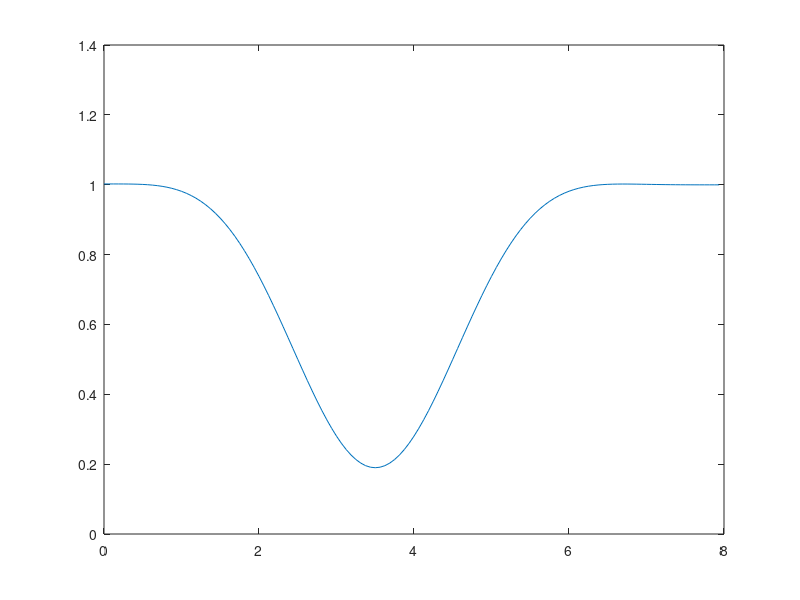

MATLAB code to generate this figure:
clear all; clc;

f = [0, 1, 2, 3, 4, 5, 6, 7, 8];    % vektor f
m = [1, 1, 1, 0, 0, 1, 1, 1, 1];    % vektor m

% normalisasi frekuensi cut-off
f = f / 8;                          % f = f / fs2
n = 16;                             % orde 16, 1/2 frekuensi sampling = 8kHz
fs2 = 8;                            % hitung koefisien filter

% b = firpm(n, f, m); % firpm = Parks-McClellan optimal FIR filter design
b = fir2(n, f, m);

fid = fopen('fir.txt', 'w');        % buka file fir.txt
fprintf(fid, strcat('Koefisien filter FIR orde-'), int2str(n), ':\n');
fprintf(fid, strcat('Generated on-', datestr(now), '\n\n'));
for i = 1:n+1                       % simpan dalam file
    fprintf(fid, '%1.6f \n', b(i));
end
fclose(fid);                        % tutup file

[H, w] = freqz(b, 1, 128);          % respon frekuensi
plot(w/pi * fs2, abs(H));           % plot respon frekuensi
